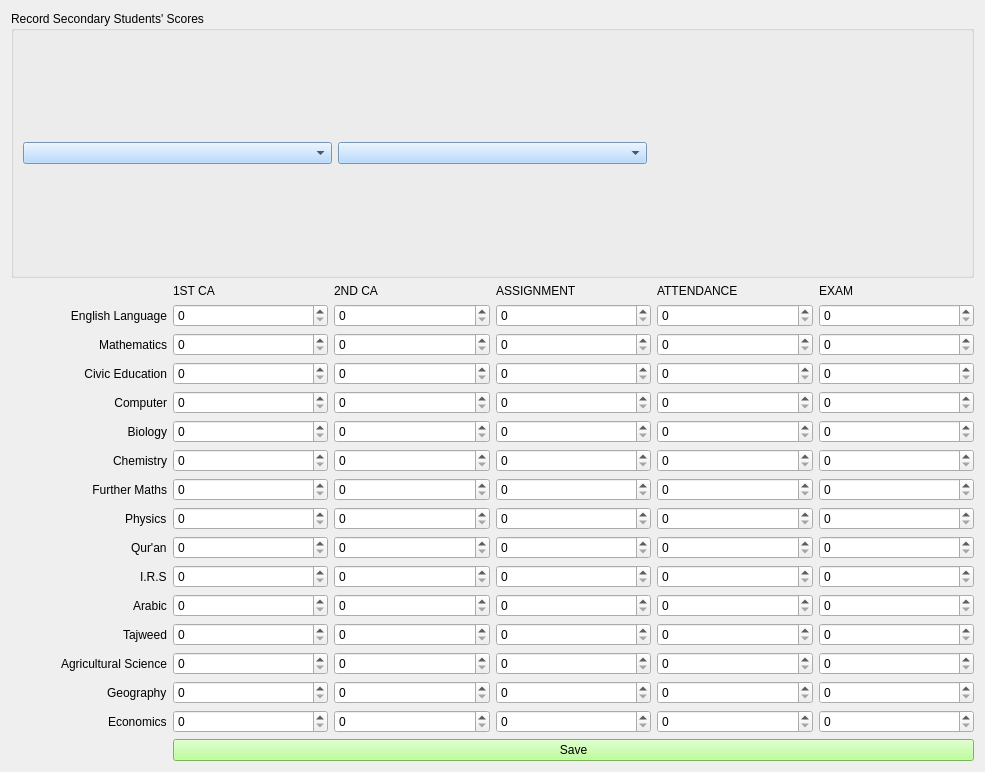
<?xml version="1.0" encoding="UTF-8"?>
<ui version="4.0">
 <class>SenSecScoreRecForm</class>
 <widget class="QWidget" name="SenSecScoreRecForm">
  <property name="geometry">
   <rect>
    <x>0</x>
    <y>0</y>
    <width>985</width>
    <height>772</height>
   </rect>
  </property>
  <property name="windowTitle">
   <string>Science Senior Secondary Scores (First Term)</string>
  </property>
  <property name="windowIcon">
   <iconset>
    <normaloff>score_icon.png</normaloff>score_icon.png</iconset>
  </property>
  <property name="styleSheet">
   <string notr="true">font: 12pt &quot;MS Shell Dlg 2&quot;;

QPushButton{
background-color: rgb(170, 255, 127);
}
</string>
  </property>
  <layout class="QHBoxLayout" name="horizontalLayout_2">
   <item>
    <layout class="QVBoxLayout" name="verticalLayout_3">
     <item>
      <widget class="QGroupBox" name="groupBox">
       <property name="styleSheet">
        <string notr="true">QComboBox{
background-color: rgb(165, 209, 255);
}</string>
       </property>
       <property name="title">
        <string>Record Secondary Students' Scores</string>
       </property>
       <layout class="QHBoxLayout" name="horizontalLayout">
        <item>
         <widget class="QComboBox" name="class_comboBox"/>
        </item>
        <item>
         <widget class="QComboBox" name="stud_adm_no_comboBox"/>
        </item>
        <item>
         <widget class="QLabel" name="name_label">
          <property name="styleSheet">
           <string notr="true">QComboBox{
background-color: rgb(166, 180, 255);
}</string>
          </property>
          <property name="text">
           <string/>
          </property>
         </widget>
        </item>
       </layout>
      </widget>
     </item>
     <item>
      <layout class="QVBoxLayout" name="verticalLayout_2">
       <item>
        <layout class="QVBoxLayout" name="verticalLayout">
         <item>
          <layout class="QGridLayout" name="gridLayout">
           <item row="3" column="5">
            <widget class="QDoubleSpinBox" name="math_att_spin">
             <property name="decimals">
              <number>0</number>
             </property>
            </widget>
           </item>
           <item row="1" column="6">
            <widget class="QDoubleSpinBox" name="eng_exam_spin">
             <property name="decimals">
              <number>0</number>
             </property>
            </widget>
           </item>
           <item row="9" column="4">
            <widget class="QSpinBox" name="chemistry_ass_spin"/>
           </item>
           <item row="0" column="5">
            <widget class="QLabel" name="label_9">
             <property name="text">
              <string>ATTENDANCE</string>
             </property>
            </widget>
           </item>
           <item row="16" column="6">
            <widget class="QSpinBox" name="arabic_exam_spin"/>
           </item>
           <item row="16" column="4">
            <widget class="QSpinBox" name="arabic_ass_spin"/>
           </item>
           <item row="17" column="2">
            <widget class="QSpinBox" name="tajweed_c1_spin"/>
           </item>
           <item row="8" column="5">
            <widget class="QDoubleSpinBox" name="biology_att_spin">
             <property name="decimals">
              <number>0</number>
             </property>
            </widget>
           </item>
           <item row="9" column="6">
            <widget class="QSpinBox" name="chemistry_exam_spin"/>
           </item>
           <item row="8" column="0">
            <widget class="QLabel" name="label_19">
             <property name="text">
              <string>Biology</string>
             </property>
             <property name="alignment">
              <set>Qt::AlignRight|Qt::AlignTrailing|Qt::AlignVCenter</set>
             </property>
            </widget>
           </item>
           <item row="13" column="6">
            <widget class="QSpinBox" name="physics_exam_spin"/>
           </item>
           <item row="5" column="4">
            <widget class="QDoubleSpinBox" name="civic_ass_spin">
             <property name="decimals">
              <number>0</number>
             </property>
            </widget>
           </item>
           <item row="15" column="3">
            <widget class="QSpinBox" name="irs_c2_spin"/>
           </item>
           <item row="8" column="4">
            <widget class="QDoubleSpinBox" name="biology_ass_spin">
             <property name="decimals">
              <number>0</number>
             </property>
            </widget>
           </item>
           <item row="14" column="5">
            <widget class="QSpinBox" name="qur_att_spin"/>
           </item>
           <item row="6" column="5">
            <widget class="QDoubleSpinBox" name="computer_att_spin">
             <property name="decimals">
              <number>0</number>
             </property>
            </widget>
           </item>
           <item row="15" column="5">
            <widget class="QSpinBox" name="irs_att_spin"/>
           </item>
           <item row="15" column="0" alignment="Qt::AlignRight">
            <widget class="QLabel" name="label_11">
             <property name="text">
              <string>I.R.S</string>
             </property>
            </widget>
           </item>
           <item row="16" column="3">
            <widget class="QSpinBox" name="arabic_c2_spin"/>
           </item>
           <item row="18" column="5">
            <widget class="QSpinBox" name="agric_att_spin"/>
           </item>
           <item row="5" column="6">
            <widget class="QDoubleSpinBox" name="civic_exam_spin">
             <property name="decimals">
              <number>0</number>
             </property>
            </widget>
           </item>
           <item row="18" column="2">
            <widget class="QSpinBox" name="agric_c1_spin"/>
           </item>
           <item row="16" column="5">
            <widget class="QSpinBox" name="arabic_att_spin"/>
           </item>
           <item row="12" column="5">
            <widget class="QSpinBox" name="further_att_spin"/>
           </item>
           <item row="12" column="3">
            <widget class="QSpinBox" name="further_c2_spin"/>
           </item>
           <item row="15" column="2">
            <widget class="QSpinBox" name="irs_c1_spin"/>
           </item>
           <item row="19" column="6">
            <widget class="QSpinBox" name="geography_exam_spin"/>
           </item>
           <item row="15" column="6">
            <widget class="QSpinBox" name="irs_exam_spin"/>
           </item>
           <item row="16" column="0" alignment="Qt::AlignRight">
            <widget class="QLabel" name="label_12">
             <property name="text">
              <string>Arabic</string>
             </property>
            </widget>
           </item>
           <item row="6" column="3">
            <widget class="QDoubleSpinBox" name="computer_c2_spin">
             <property name="decimals">
              <number>0</number>
             </property>
            </widget>
           </item>
           <item row="19" column="5">
            <widget class="QSpinBox" name="geography_att_spin"/>
           </item>
           <item row="1" column="0">
            <widget class="QLabel" name="label">
             <property name="text">
              <string>English Language</string>
             </property>
             <property name="alignment">
              <set>Qt::AlignRight|Qt::AlignTrailing|Qt::AlignVCenter</set>
             </property>
            </widget>
           </item>
           <item row="1" column="4">
            <widget class="QDoubleSpinBox" name="eng_ass_spin">
             <property name="decimals">
              <number>0</number>
             </property>
            </widget>
           </item>
           <item row="6" column="0">
            <widget class="QLabel" name="label_20">
             <property name="text">
              <string>Computer</string>
             </property>
             <property name="alignment">
              <set>Qt::AlignRight|Qt::AlignTrailing|Qt::AlignVCenter</set>
             </property>
            </widget>
           </item>
           <item row="15" column="4">
            <widget class="QSpinBox" name="irs_ass_spin"/>
           </item>
           <item row="0" column="3">
            <widget class="QLabel" name="label_5">
             <property name="styleSheet">
              <string notr="true"/>
             </property>
             <property name="text">
              <string>2ND CA</string>
             </property>
            </widget>
           </item>
           <item row="3" column="0">
            <widget class="QLabel" name="label_2">
             <property name="text">
              <string>Mathematics</string>
             </property>
             <property name="alignment">
              <set>Qt::AlignRight|Qt::AlignTrailing|Qt::AlignVCenter</set>
             </property>
            </widget>
           </item>
           <item row="17" column="4">
            <widget class="QSpinBox" name="tajweed_ass_spin"/>
           </item>
           <item row="19" column="3">
            <widget class="QSpinBox" name="geography_c2_spin"/>
           </item>
           <item row="3" column="3">
            <widget class="QDoubleSpinBox" name="math_c2_spin">
             <property name="decimals">
              <number>0</number>
             </property>
            </widget>
           </item>
           <item row="3" column="2">
            <widget class="QDoubleSpinBox" name="math_c1_spin">
             <property name="decimals">
              <number>0</number>
             </property>
            </widget>
           </item>
           <item row="18" column="4">
            <widget class="QSpinBox" name="agric_ass_spin"/>
           </item>
           <item row="1" column="5">
            <widget class="QDoubleSpinBox" name="eng_att_spin">
             <property name="decimals">
              <number>0</number>
             </property>
            </widget>
           </item>
           <item row="5" column="2">
            <widget class="QDoubleSpinBox" name="civic_c1_spin">
             <property name="decimals">
              <number>0</number>
             </property>
            </widget>
           </item>
           <item row="8" column="2">
            <widget class="QDoubleSpinBox" name="biology_c1_spin">
             <property name="decimals">
              <number>0</number>
             </property>
            </widget>
           </item>
           <item row="14" column="4">
            <widget class="QSpinBox" name="qur_ass_spin"/>
           </item>
           <item row="13" column="2">
            <widget class="QSpinBox" name="physics_c1_spin"/>
           </item>
           <item row="14" column="0" alignment="Qt::AlignRight">
            <widget class="QLabel" name="label_10">
             <property name="text">
              <string>Qur'an</string>
             </property>
            </widget>
           </item>
           <item row="3" column="6">
            <widget class="QDoubleSpinBox" name="math_exam_spin">
             <property name="decimals">
              <number>0</number>
             </property>
            </widget>
           </item>
           <item row="9" column="5">
            <widget class="QSpinBox" name="chemistry_att_spin"/>
           </item>
           <item row="5" column="3">
            <widget class="QDoubleSpinBox" name="civic_c2_spin">
             <property name="decimals">
              <number>0</number>
             </property>
            </widget>
           </item>
           <item row="17" column="0" alignment="Qt::AlignRight">
            <widget class="QLabel" name="label_13">
             <property name="text">
              <string>Tajweed</string>
             </property>
            </widget>
           </item>
           <item row="0" column="6">
            <widget class="QLabel" name="label_4">
             <property name="text">
              <string>EXAM</string>
             </property>
            </widget>
           </item>
           <item row="13" column="4">
            <widget class="QSpinBox" name="physics_ass_spin"/>
           </item>
           <item row="12" column="0">
            <widget class="QLabel" name="label_28">
             <property name="text">
              <string>Further Maths</string>
             </property>
             <property name="alignment">
              <set>Qt::AlignRight|Qt::AlignTrailing|Qt::AlignVCenter</set>
             </property>
            </widget>
           </item>
           <item row="13" column="3">
            <widget class="QSpinBox" name="physics_c2_spin"/>
           </item>
           <item row="18" column="6">
            <widget class="QSpinBox" name="agric_exam_spin"/>
           </item>
           <item row="9" column="2">
            <widget class="QDoubleSpinBox" name="chemistry_c1_spin">
             <property name="decimals">
              <number>0</number>
             </property>
            </widget>
           </item>
           <item row="17" column="6">
            <widget class="QSpinBox" name="tajweed_exam_spin"/>
           </item>
           <item row="12" column="4">
            <widget class="QSpinBox" name="further_ass_spin"/>
           </item>
           <item row="9" column="3">
            <widget class="QDoubleSpinBox" name="chemistry_c2_spin">
             <property name="decimals">
              <number>0</number>
             </property>
            </widget>
           </item>
           <item row="19" column="0" alignment="Qt::AlignRight">
            <widget class="QLabel" name="label_17">
             <property name="text">
              <string>Geography</string>
             </property>
            </widget>
           </item>
           <item row="18" column="3">
            <widget class="QSpinBox" name="agric_c2_spin"/>
           </item>
           <item row="8" column="3">
            <widget class="QDoubleSpinBox" name="biology_c2_spin">
             <property name="decimals">
              <number>0</number>
             </property>
            </widget>
           </item>
           <item row="5" column="0">
            <widget class="QLabel" name="label_21">
             <property name="text">
              <string>Civic Education</string>
             </property>
             <property name="alignment">
              <set>Qt::AlignRight|Qt::AlignTrailing|Qt::AlignVCenter</set>
             </property>
            </widget>
           </item>
           <item row="9" column="0">
            <widget class="QLabel" name="label_16">
             <property name="text">
              <string>Chemistry</string>
             </property>
             <property name="alignment">
              <set>Qt::AlignRight|Qt::AlignTrailing|Qt::AlignVCenter</set>
             </property>
            </widget>
           </item>
           <item row="19" column="2">
            <widget class="QSpinBox" name="geography_c1_spin"/>
           </item>
           <item row="16" column="2">
            <widget class="QSpinBox" name="arabic_c1_spin"/>
           </item>
           <item row="0" column="4">
            <widget class="QLabel" name="label_7">
             <property name="text">
              <string>ASSIGNMENT</string>
             </property>
            </widget>
           </item>
           <item row="14" column="2">
            <widget class="QSpinBox" name="qur_c1_spin"/>
           </item>
           <item row="12" column="6">
            <widget class="QSpinBox" name="further_exam_spin"/>
           </item>
           <item row="8" column="6">
            <widget class="QDoubleSpinBox" name="biology_exam_spin">
             <property name="decimals">
              <number>0</number>
             </property>
            </widget>
           </item>
           <item row="20" column="5">
            <widget class="QSpinBox" name="econs_att_spin"/>
           </item>
           <item row="21" column="2" colspan="5">
            <widget class="QPushButton" name="qur_score_btn">
             <property name="styleSheet">
              <string notr="true">background-color: rgb(170, 255, 127);</string>
             </property>
             <property name="text">
              <string>Save</string>
             </property>
            </widget>
           </item>
           <item row="20" column="4">
            <widget class="QSpinBox" name="econs_ass_spin"/>
           </item>
           <item row="20" column="0" alignment="Qt::AlignRight">
            <widget class="QLabel" name="label_18">
             <property name="text">
              <string>Economics</string>
             </property>
            </widget>
           </item>
           <item row="13" column="0" alignment="Qt::AlignRight">
            <widget class="QLabel" name="label_8">
             <property name="text">
              <string>Physics</string>
             </property>
            </widget>
           </item>
           <item row="20" column="2">
            <widget class="QSpinBox" name="econs_c1_spin"/>
           </item>
           <item row="12" column="2">
            <widget class="QSpinBox" name="further_c1_spin"/>
           </item>
           <item row="5" column="5">
            <widget class="QDoubleSpinBox" name="civic_att_spin">
             <property name="decimals">
              <number>0</number>
             </property>
            </widget>
           </item>
           <item row="6" column="2">
            <widget class="QDoubleSpinBox" name="computer_c1_spin">
             <property name="decimals">
              <number>0</number>
             </property>
            </widget>
           </item>
           <item row="1" column="2">
            <widget class="QDoubleSpinBox" name="eng_c1_spin">
             <property name="decimals">
              <number>0</number>
             </property>
            </widget>
           </item>
           <item row="14" column="3">
            <widget class="QSpinBox" name="qur_c2_spin"/>
           </item>
           <item row="6" column="6">
            <widget class="QDoubleSpinBox" name="computer_exam_spin">
             <property name="decimals">
              <number>0</number>
             </property>
            </widget>
           </item>
           <item row="20" column="6">
            <widget class="QSpinBox" name="econs_exam_spin"/>
           </item>
           <item row="20" column="3">
            <widget class="QSpinBox" name="econs_c2_spin"/>
           </item>
           <item row="0" column="2">
            <widget class="QLabel" name="label_6">
             <property name="text">
              <string>1ST CA</string>
             </property>
            </widget>
           </item>
           <item row="17" column="5">
            <widget class="QSpinBox" name="tajweed_att_spin"/>
           </item>
           <item row="3" column="4">
            <widget class="QDoubleSpinBox" name="math_ass_spin">
             <property name="decimals">
              <number>0</number>
             </property>
            </widget>
           </item>
           <item row="19" column="4">
            <widget class="QSpinBox" name="geography_ass_spin"/>
           </item>
           <item row="17" column="3">
            <widget class="QSpinBox" name="tajweed_c2_spin"/>
           </item>
           <item row="6" column="4">
            <widget class="QDoubleSpinBox" name="computer_ass_spin">
             <property name="decimals">
              <number>0</number>
             </property>
            </widget>
           </item>
           <item row="1" column="3">
            <widget class="QDoubleSpinBox" name="eng_c2_spin">
             <property name="decimals">
              <number>0</number>
             </property>
            </widget>
           </item>
           <item row="13" column="5">
            <widget class="QSpinBox" name="physics_att_spin"/>
           </item>
           <item row="14" column="6">
            <widget class="QSpinBox" name="qur_exam_spin"/>
           </item>
           <item row="18" column="0" alignment="Qt::AlignRight">
            <widget class="QLabel" name="label_14">
             <property name="text">
              <string>Agricultural Science</string>
             </property>
            </widget>
           </item>
          </layout>
         </item>
        </layout>
       </item>
      </layout>
     </item>
    </layout>
   </item>
  </layout>
 </widget>
 <tabstops>
  <tabstop>class_comboBox</tabstop>
  <tabstop>stud_adm_no_comboBox</tabstop>
  <tabstop>eng_c1_spin</tabstop>
  <tabstop>eng_c2_spin</tabstop>
  <tabstop>eng_ass_spin</tabstop>
  <tabstop>eng_att_spin</tabstop>
  <tabstop>eng_exam_spin</tabstop>
  <tabstop>math_c1_spin</tabstop>
  <tabstop>math_c2_spin</tabstop>
  <tabstop>math_ass_spin</tabstop>
  <tabstop>math_att_spin</tabstop>
  <tabstop>math_exam_spin</tabstop>
  <tabstop>civic_c1_spin</tabstop>
  <tabstop>civic_c2_spin</tabstop>
  <tabstop>civic_ass_spin</tabstop>
  <tabstop>civic_att_spin</tabstop>
  <tabstop>civic_exam_spin</tabstop>
  <tabstop>computer_c1_spin</tabstop>
  <tabstop>computer_c2_spin</tabstop>
  <tabstop>computer_ass_spin</tabstop>
  <tabstop>computer_att_spin</tabstop>
  <tabstop>computer_exam_spin</tabstop>
  <tabstop>biology_c1_spin</tabstop>
  <tabstop>biology_c2_spin</tabstop>
  <tabstop>biology_ass_spin</tabstop>
  <tabstop>biology_att_spin</tabstop>
  <tabstop>biology_exam_spin</tabstop>
  <tabstop>chemistry_c1_spin</tabstop>
  <tabstop>chemistry_c2_spin</tabstop>
  <tabstop>chemistry_ass_spin</tabstop>
  <tabstop>chemistry_att_spin</tabstop>
  <tabstop>chemistry_exam_spin</tabstop>
  <tabstop>further_c1_spin</tabstop>
  <tabstop>further_c2_spin</tabstop>
  <tabstop>further_ass_spin</tabstop>
  <tabstop>further_att_spin</tabstop>
  <tabstop>further_exam_spin</tabstop>
  <tabstop>physics_c1_spin</tabstop>
  <tabstop>physics_c2_spin</tabstop>
  <tabstop>physics_ass_spin</tabstop>
  <tabstop>physics_att_spin</tabstop>
  <tabstop>physics_exam_spin</tabstop>
  <tabstop>qur_c1_spin</tabstop>
  <tabstop>qur_c2_spin</tabstop>
  <tabstop>qur_ass_spin</tabstop>
  <tabstop>qur_att_spin</tabstop>
  <tabstop>qur_exam_spin</tabstop>
  <tabstop>irs_c1_spin</tabstop>
  <tabstop>irs_c2_spin</tabstop>
  <tabstop>irs_ass_spin</tabstop>
  <tabstop>irs_att_spin</tabstop>
  <tabstop>irs_exam_spin</tabstop>
  <tabstop>arabic_c1_spin</tabstop>
  <tabstop>arabic_c2_spin</tabstop>
  <tabstop>arabic_ass_spin</tabstop>
  <tabstop>arabic_att_spin</tabstop>
  <tabstop>arabic_exam_spin</tabstop>
  <tabstop>tajweed_c1_spin</tabstop>
  <tabstop>tajweed_c2_spin</tabstop>
  <tabstop>tajweed_ass_spin</tabstop>
  <tabstop>tajweed_att_spin</tabstop>
  <tabstop>tajweed_exam_spin</tabstop>
  <tabstop>agric_c1_spin</tabstop>
  <tabstop>agric_c2_spin</tabstop>
  <tabstop>agric_ass_spin</tabstop>
  <tabstop>agric_att_spin</tabstop>
  <tabstop>agric_exam_spin</tabstop>
  <tabstop>geography_c1_spin</tabstop>
  <tabstop>geography_c2_spin</tabstop>
  <tabstop>geography_ass_spin</tabstop>
  <tabstop>geography_att_spin</tabstop>
  <tabstop>geography_exam_spin</tabstop>
  <tabstop>econs_c1_spin</tabstop>
  <tabstop>econs_c2_spin</tabstop>
  <tabstop>econs_ass_spin</tabstop>
  <tabstop>econs_att_spin</tabstop>
  <tabstop>econs_exam_spin</tabstop>
  <tabstop>qur_score_btn</tabstop>
 </tabstops>
 <resources/>
 <connections/>
</ui>
